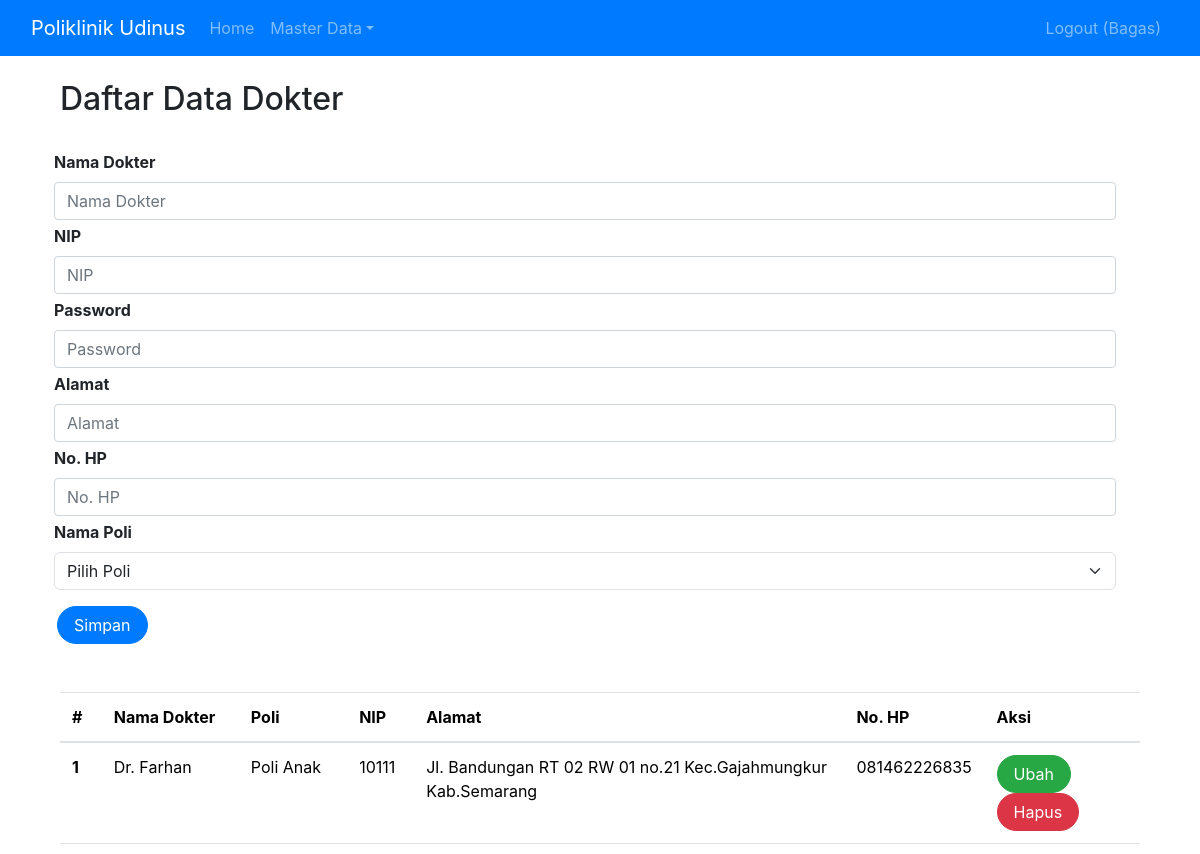
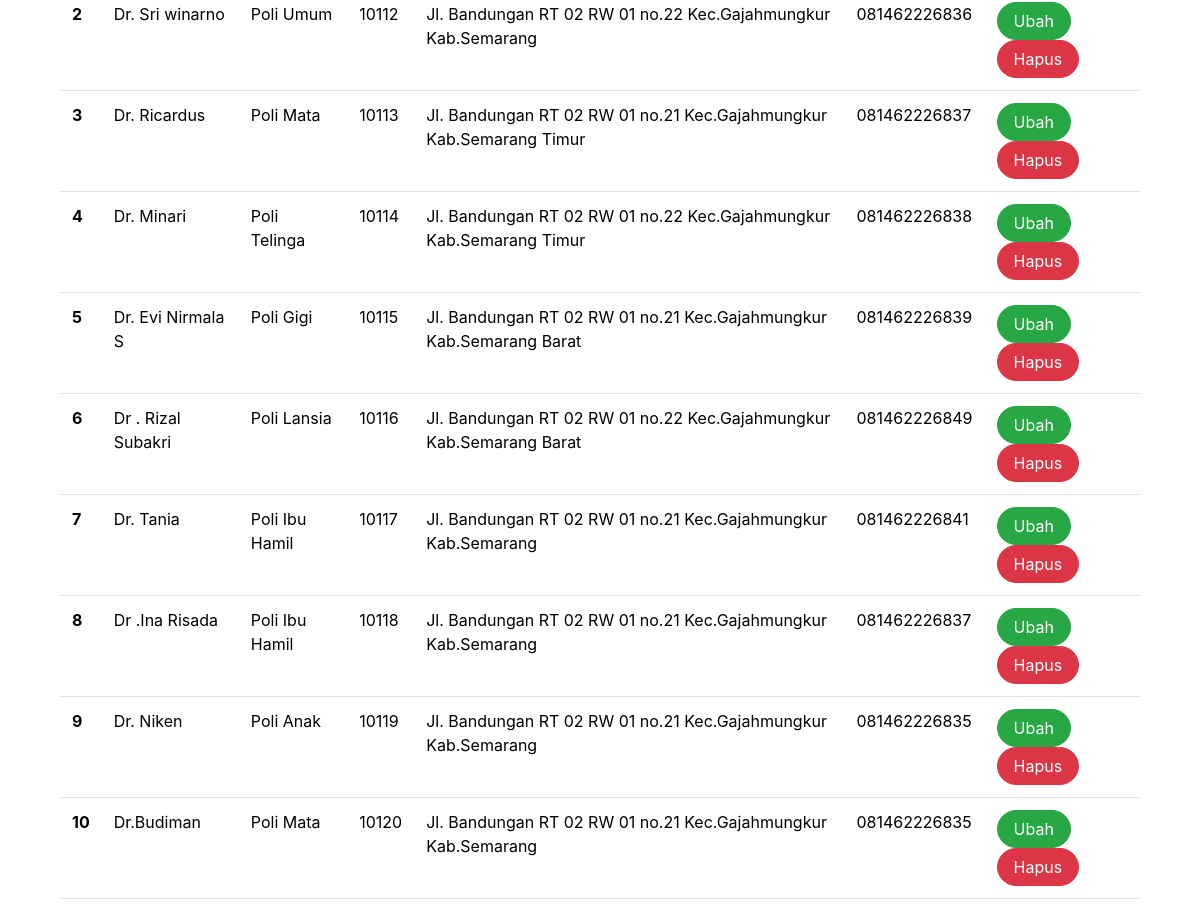
Page /index.php?page=dokter (signed in) on the committed database (2 pictures, top to bottom).
### tables this page shows
CREATE TABLE `dokter` (
  `id` int(11) NOT NULL,
  `nama` varchar(255) NOT NULL,
  `nip` varchar(50) NOT NULL,
  `password` varchar(255) NOT NULL,
  `alamat` varchar(255) NOT NULL,
  `no_hp` varchar(50) NOT NULL,
  `id_poli` int(11) NOT NULL
);

CREATE TABLE `poli` (
  `id` int(11) NOT NULL,
  `nama_poli` varchar(25) NOT NULL,
  `keterangan` text NOT NULL
);

### dokter.php (the view, shortened to what this page needs)
<!DOCTYPE html>
<html lang="en">
<head>
    <link rel="stylesheet" href="https://maxcdn.bootstrapcdn.com/bootstrap/4.0.0/css/bootstrap.min.css">
</head>
<body>
    <div class="container">
        <br>
        <h2>Daftar Data Dokter</h2>
        <br>
        <form class="form row" method="POST" action="" name="myForm" onsubmit="return(validate());">
            <?php
            $nama_dokter = '';
            $nip = '';
            $password = '';
            $alamat = '';
            $no_hp = '';
            $id_poli = '';
            $namapoli = '';
            ?>
            <div class="row">
                <label for="inputNama" class="form-label fw-bold">
                    Nama Dokter
                </label>
                <div>
                    <input type="text" class="form-control" name="nama" id="inputNama" placeholder="Nama Dokter" value="<?php echo $nama_dokter ?>">
                </div>
            </div>
            <div class="row mt-1">
                <label for="inputNip" class="form-label fw-bold">
                    NIP
                </label>
                <div>
                    <input type="text" class="form-control" name="nip" id="inputNip" placeholder="NIP" value="<?php echo $nip ?>">
                </div>
            </div>
            <div class="row mt-1">
                <label for="inputPassword" class="form-label fw-bold">
                    Password
                </label>
                <div>
                    <input type="text" class="form-control" name="password" id="inputPassword" placeholder="Password" value="<?php echo $password ?>">
                </div>
            </div>
            <div class="row mt-1">
                <label for="inputAlamat" class="form-label fw-bold">
                    Alamat
                </label>
                <div>
                    <input type="text" class="form-control" name="alamat" id="inputAlamat" placeholder="Alamat" value="<?php echo $alamat ?>">
                </div>
            </div>
            <div class="row mt-1">
                <label for="inputHp" class="form-label fw-bold">
                    No. HP
                </label>
                <div>
                    <input type="text" class="form-control" name="no_hp" id="inputHp" placeholder="No. HP" value="<?php echo $no_hp ?>">
                </div>
            </div>
            <div class="row mt-1">
                <label for="id_poli" class="form-label fw-bold">
                    Nama Poli
                </label>
                <div>
                    <select class="form-select" aria-label="Default select example" name="id_poli" id="id_poli" required>
                        <?php
                        if (!isset($_GET['id'])) {
                        ?>
                            <option value="999" selected>Pilih Poli</option>
                        <?php
                        } else {
                        ?>
                            <option value="<?php echo $id_poli ?>"><?php echo $namapoli ?></option>
                        <?php
                        }
                        ?>
                    </select>
                </div>
            </div>
            <div class="row mt-3">
                <div class=col>
                    <button type="submit" class="btn btn-primary rounded-pill px-3 mt-auto" name="simpan">Simpan</button>
                </div>
            </div>
        </form>
        <br>
        <br>
        <table class="table table-hover">
            <thead>
                <tr>
                    <th scope="col">#</th>
                    <th scope="col">Nama Dokter</th>
                    <th scope="col">Poli</th>
                    <th scope="col">NIP</th>
                    <th scope="col">Alamat</th>
                    <th scope="col">No. HP</th>
                    <th scope="col">Aksi</th>
                </tr>
            </thead>
            <tbody>
                <?php
                $result = mysqli_query($mysqli, "SELECT dk.*, p.nama_poli FROM dokter AS dk JOIN poli AS p ON dk.id_poli = p.id");
                $no = 1;
                while ($data = mysqli_fetch_array($result)) {
                ?>
                    <tr>
                        <th scope="row"><?php echo $no++ ?></th>
                        <td><?php echo $data['nama'] ?></td>
                        <td><?php echo $data['nama_poli'] ?></td>
                        <td><?php echo $data['nip'] ?></td>
                        <td><?php echo $data['alamat'] ?></td>
                        <td><?php echo $data['no_hp'] ?></td>
                        <td>
                            <a class="btn btn-success rounded-pill px-3" href="index.php?page=dokter&id=<?php echo $data['id'] ?>">Ubah</a>
                            <a class="btn btn-danger rounded-pill px-3" href="index.php?page=dokter&id=<?php echo $data['id'] ?>&aksi=hapus">Hapus</a>
                        </td>
                    </tr>
                <?php
                }
                ?>
            </tbody>
        </table>
    </div>
</body>
</html>

### rows in the picture
dokter: nama "Dr. Farhan", id_poli.nama_poli "Poli Anak", nip "10111", alamat "Jl. Bandungan RT 02 RW 01 no.21 Kec.Gajahmungkur Kab.Semarang", no_hp "081462226835"
dokter: nama "Dr. Sri winarno", id_poli.nama_poli "Poli Umum", nip "10112", alamat "Jl. Bandungan RT 02 RW 01 no.22 Kec.Gajahmungkur Kab.Semarang", no_hp "081462226836"
dokter: nama "Dr. Ricardus", id_poli.nama_poli "Poli Mata", nip "10113", alamat "Jl. Bandungan RT 02 RW 01 no.21 Kec.Gajahmungkur Kab.Semarang Timur", no_hp "081462226837"
dokter: nama "Dr. Minari", id_poli.nama_poli "Poli Telinga", nip "10114", alamat "Jl. Bandungan RT 02 RW 01 no.22 Kec.Gajahmungkur Kab.Semarang Timur", no_hp "081462226838"
dokter: nama "Dr. Evi Nirmala S", id_poli.nama_poli "Poli Gigi", nip "10115", alamat "Jl. Bandungan RT 02 RW 01 no.21 Kec.Gajahmungkur Kab.Semarang Barat", no_hp "081462226839"
dokter: nama "Dr . Rizal Subakri", id_poli.nama_poli "Poli Lansia", nip "10116", alamat "Jl. Bandungan RT 02 RW 01 no.22 Kec.Gajahmungkur Kab.Semarang Barat", no_hp "081462226849"
dokter: nama "Dr. Tania", id_poli.nama_poli "Poli Ibu Hamil", nip "10117", alamat "Jl. Bandungan RT 02 RW 01 no.21 Kec.Gajahmungkur Kab.Semarang", no_hp "081462226841"
dokter: nama "Dr .Ina Risada", id_poli.nama_poli "Poli Ibu Hamil", nip "10118", alamat "Jl. Bandungan RT 02 RW 01 no.21 Kec.Gajahmungkur Kab.Semarang", no_hp "081462226837"
dokter: nama "Dr. Niken", id_poli.nama_poli "Poli Anak", nip "10119", alamat "Jl. Bandungan RT 02 RW 01 no.21 Kec.Gajahmungkur Kab.Semarang", no_hp "081462226835"
dokter: nama "Dr.Budiman", id_poli.nama_poli "Poli Mata", nip "10120", alamat "Jl. Bandungan RT 02 RW 01 no.21 Kec.Gajahmungkur Kab.Semarang", no_hp "081462226835"

### other values in the picture
$_SESSION['name'] "Bagas"
